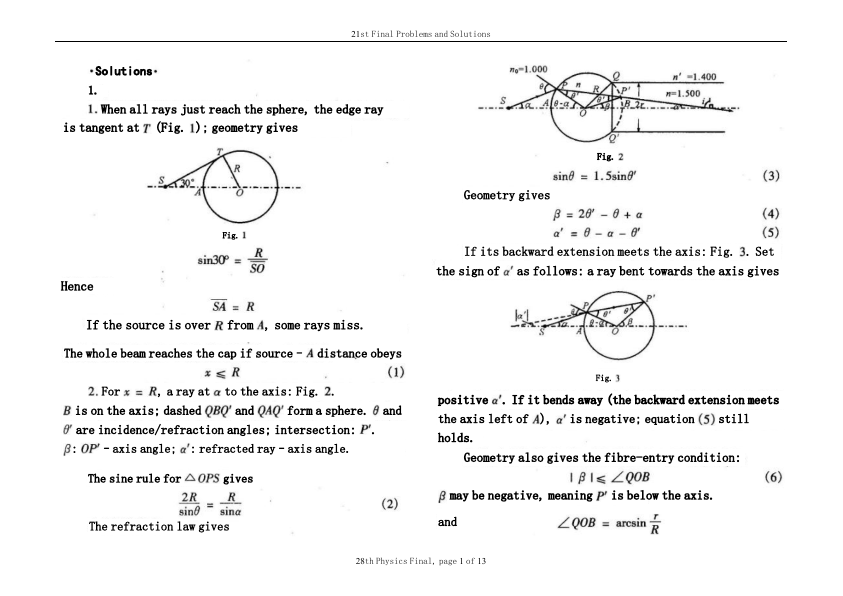
#> input picture tools/ko/cpho/2004/native-bilingual-original-v1/artifacts/0d884cd3bd8670c2deaa1836739ada41b72a4c14683320469d7e530c38a5e8dc/page05.png, 1685 x 1191 px, found by its file name (shown at 1/2 size)
$ python render-cpho2005-page05-comparison.py
#> lines starting #> are read from the running program, lines starting #| are printed output that depends on the picture
from pathlib import Path
from PIL import Image,ImageDraw
import json,hashlib
B=Path('D:/CodexBuilds/Hasla-original-style-20261031/cpho2005/TS')
old=Image.open(B/'source-renders/page05.png').convert('RGB');new=Image.open(B/'proofs/ko/page05-preview.png').convert('RGB');assert old.size==new.size
#> further down, old is the input picture: PIL image 1685x1191 RGB; min 0, max 255, mean 244.3
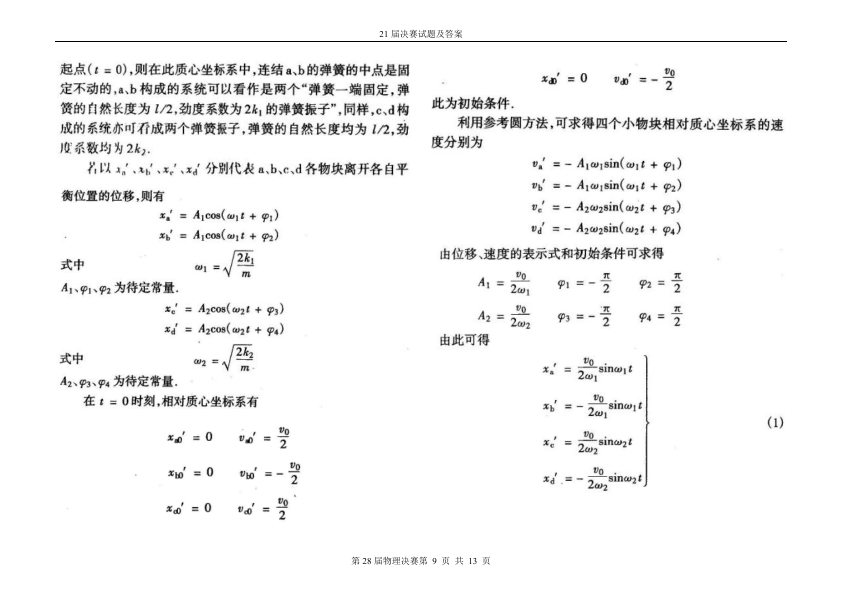
#> input picture tools/ko/cpho/2004/native-bilingual-original-v1/artifacts/00dc6d9e753dd8202aebc2862b12731c2b568dde6e9b2911c9341ea786c14613/page13-source.png, 1685 x 1191 px, given in place of page05-preview.png, which was not available (shown at 1/2 size)
#> further down, new is the input picture: PIL image 1685x1191 RGB; min 0, max 255, mean 246.1
rect=[110,270,822,682];a=old.crop(rect);b=new.crop(rect);out=Image.new('RGB',(a.width+b.width+18,a.height+25),'white');draw=ImageDraw.Draw(out);draw.text((3,5),'Original',fill='black');draw.text((a.width+21,5),'Korean',fill='black');out.paste(a,(0,25));out.paste(b,(a.width+18,25));target=B/'proofs/page05-source-vs-Korean-detail.png';out.save(target)
#> after `a = old.crop(rect)`:
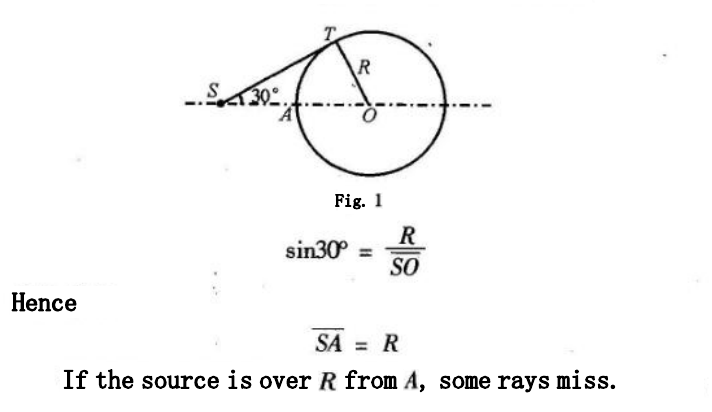
#> a: PIL image 712x412 RGB; min 0, max 255, mean 247.7
#> after `b = new.crop(rect)`:
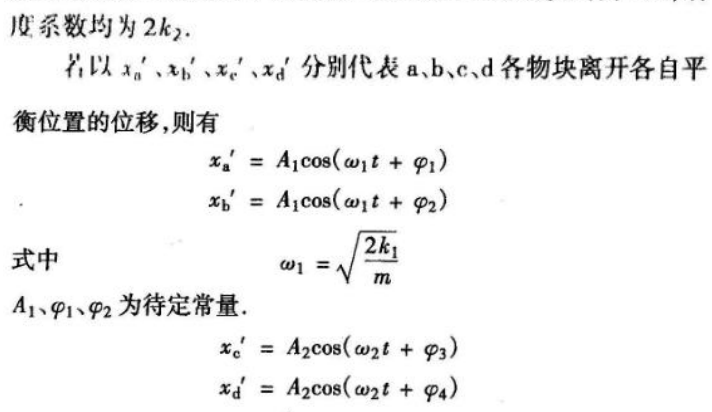
#> b: PIL image 712x412 RGB; min 0, max 255, mean 244
#> after `out = Image.new('RGB', (a.width + b.width + 18, a.height + 25), 'white`: out: PIL image 1442x437 RGB; every value is 255
#> after `out.paste(a, (0, 25))`:
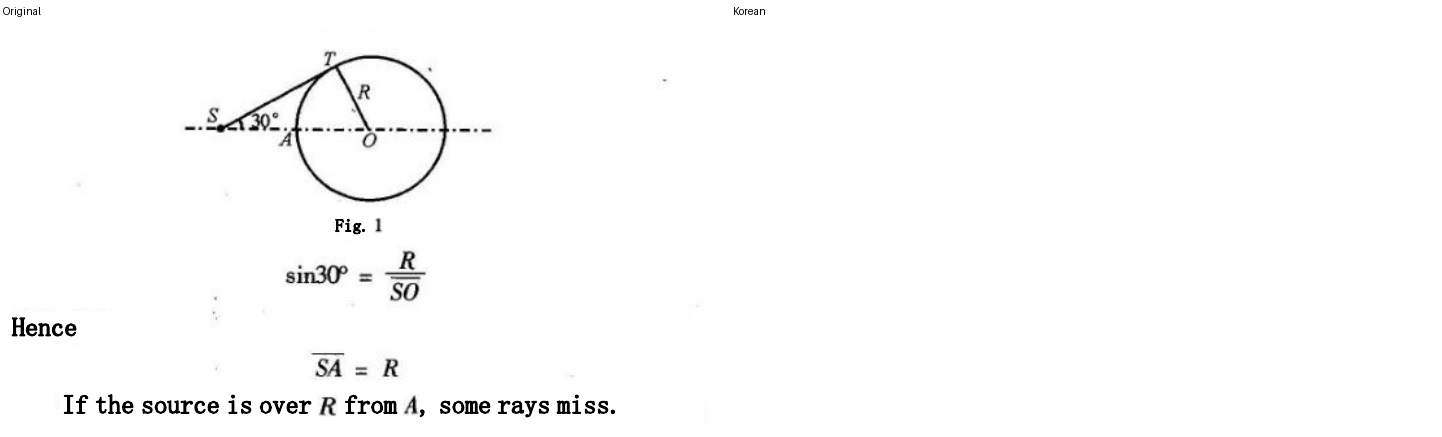
#> out: PIL image 1442x437 RGB; min 0, max 255, mean 251.5
#> after `out.paste(b, (a.width + 18, 25))`:
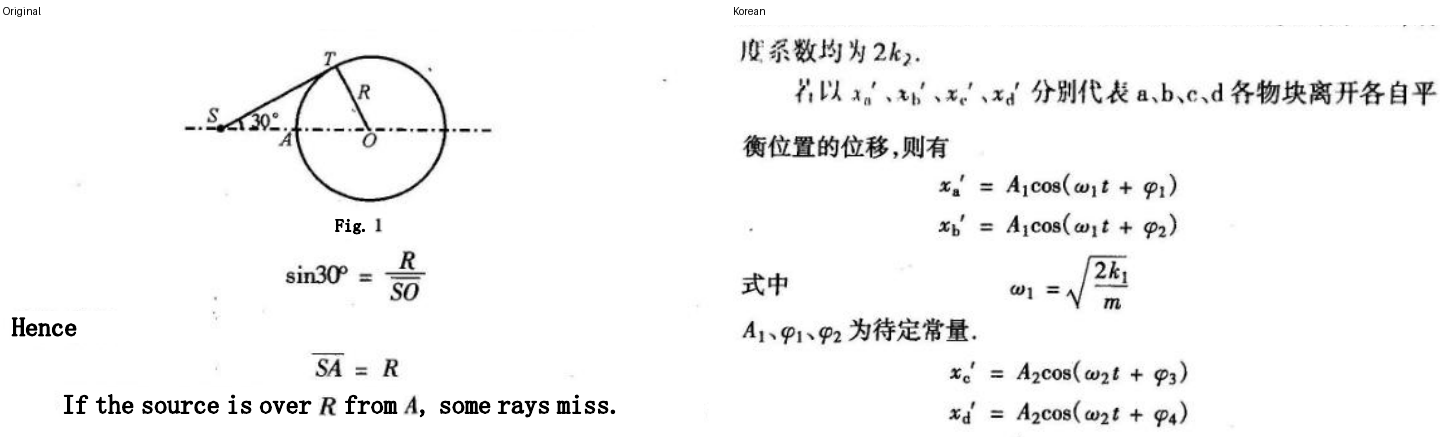
#> out: PIL image 1442x437 RGB; min 0, max 255, mean 246.4
#> (the run stopped early here; a loop or call above may not have finished)
